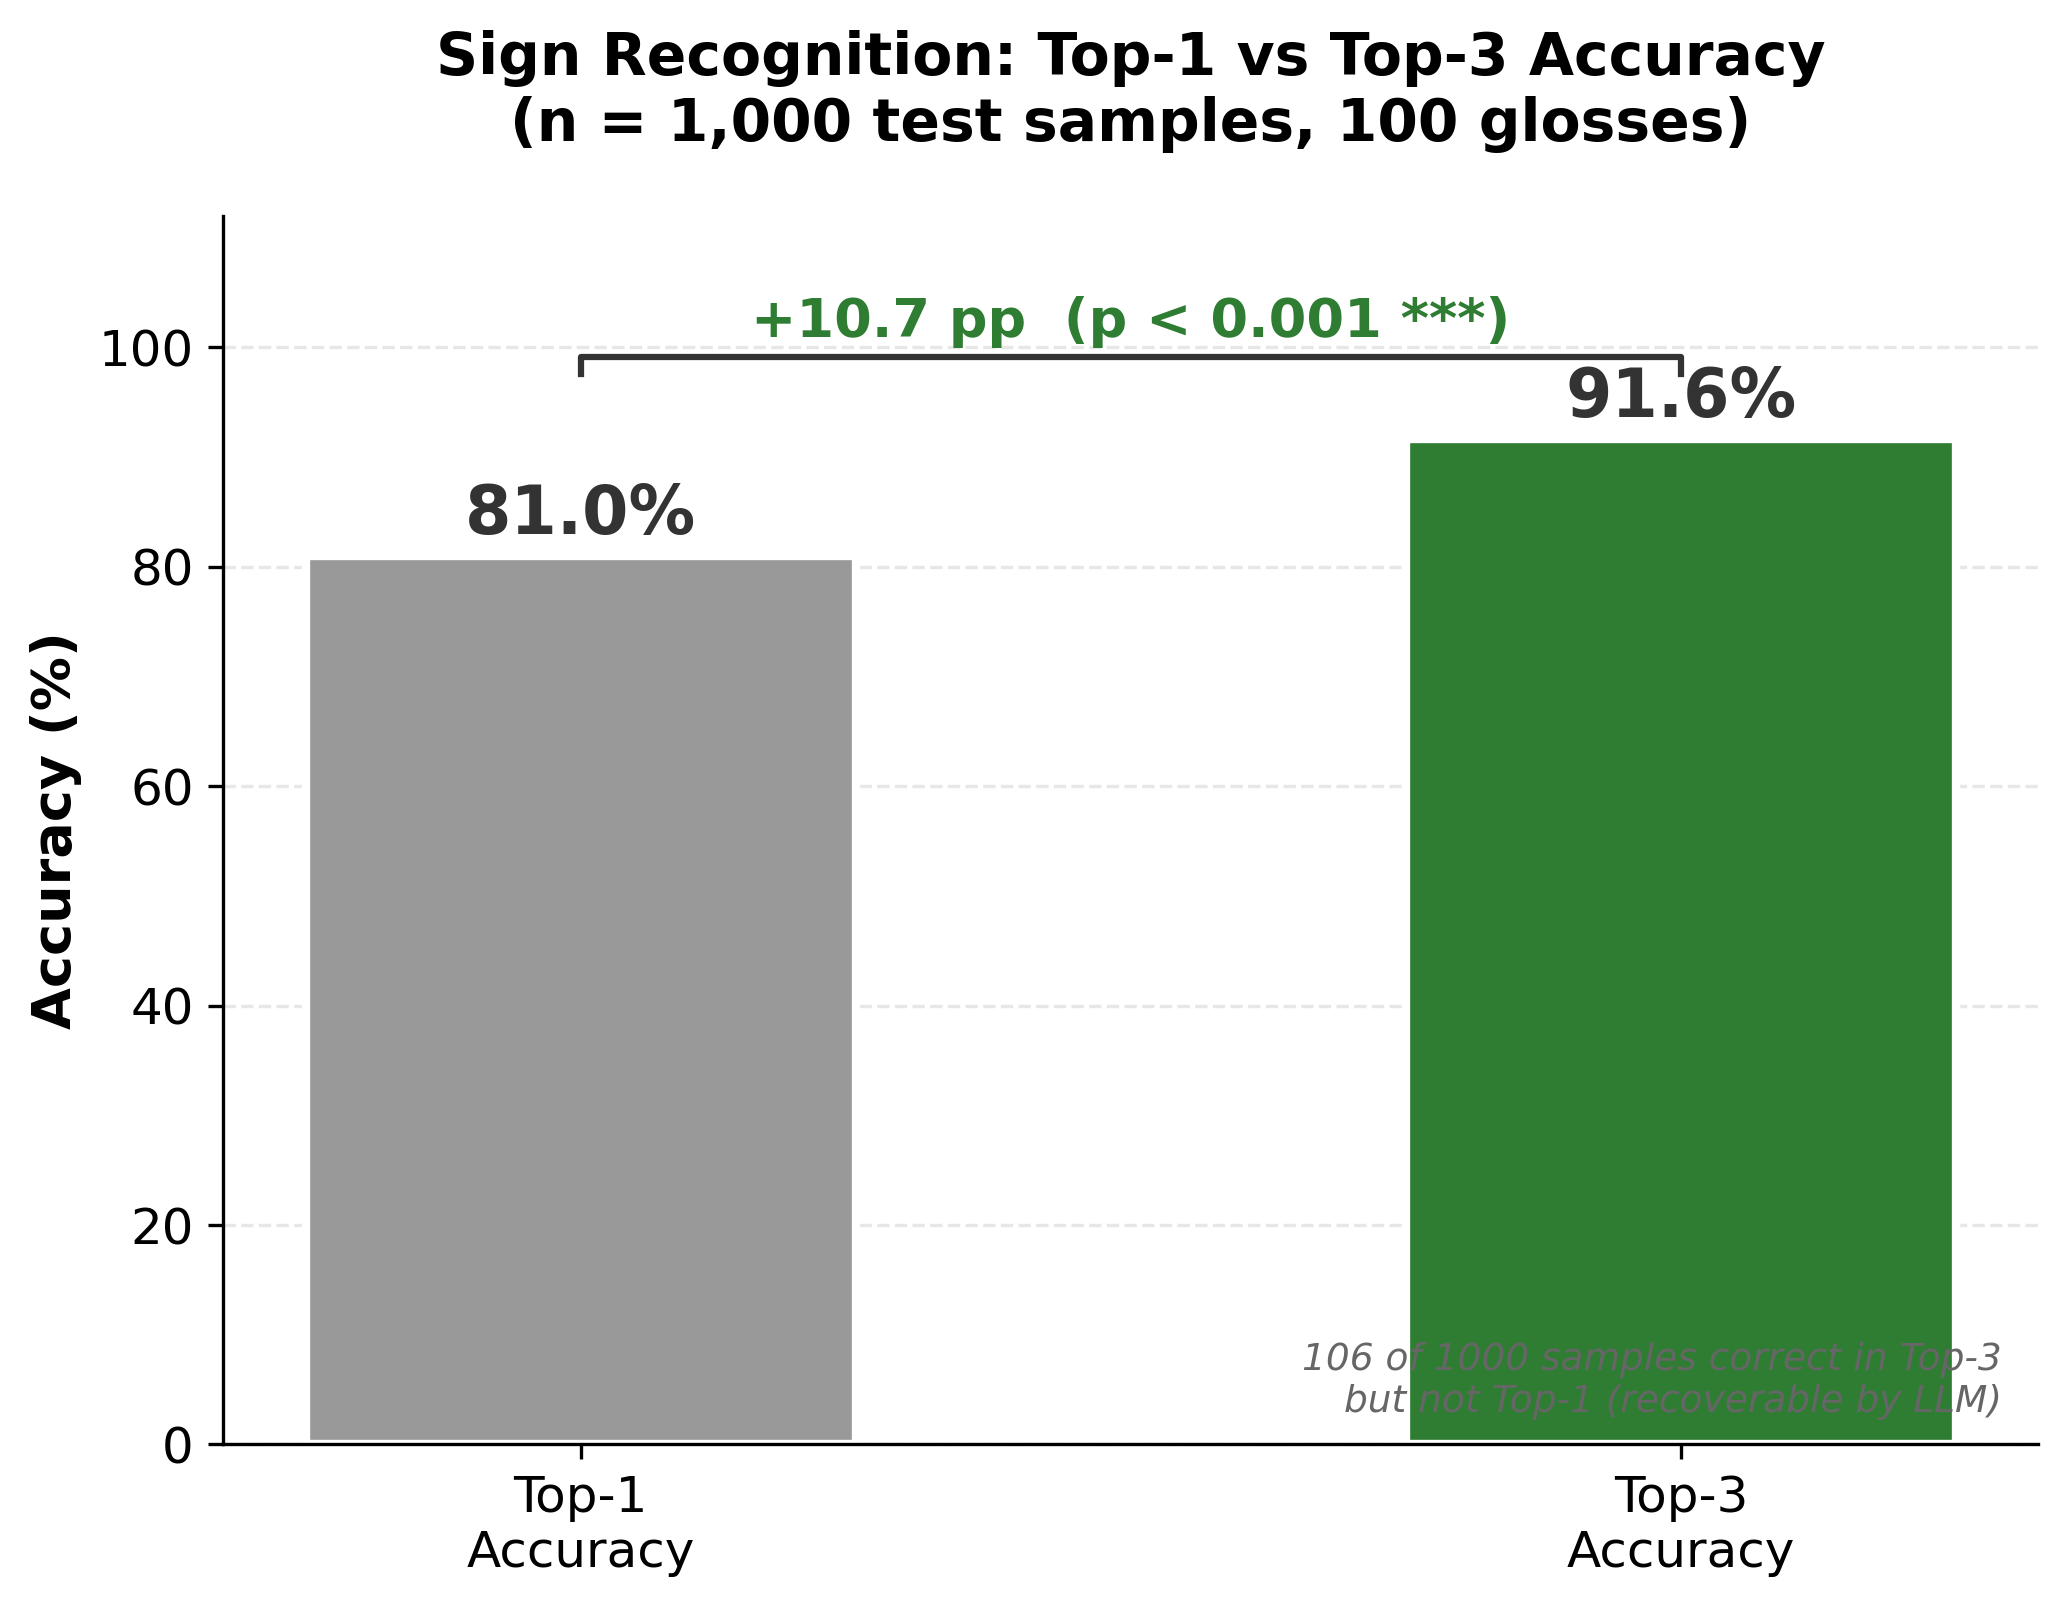

Write the Python code that produced this figure.
#!/usr/bin/env python3
"""
Generate Top-1 vs Top-3 accuracy comparison chart with statistical significance.
Extrapolated to 100-class model (~50 samples/class, 20% test split = 1,000 test samples).
Uses McNemar's test (paired binary outcomes on the same test samples).
"""

import matplotlib.pyplot as plt
import matplotlib
matplotlib.use('Agg')
import numpy as np
from pathlib import Path
from scipy.stats import chi2

output_dir = Path(__file__).parent

# =========================================================================
# Data - extrapolated to 100 classes
# =========================================================================
# 43 classes had ~2,150 total samples (~50/class). 100 classes at same
# density: 100 * 50 = 5,000 total. 20% test split -> 1,000 test samples.
n = 1000
top1_acc = 80.97  # %
top3_acc = 91.62  # %

top1_correct = round(n * top1_acc / 100)   # 810
top3_correct = round(n * top3_acc / 100)   # 916

# McNemar's test contingency:
#                   Top-3 correct  Top-3 wrong
# Top-1 correct        a              b
# Top-1 wrong          c              d
#
# Top-3 is a superset of Top-1 (if correct at rank 1, it's in the top 3).
# So b = 0 (correct in Top-1 but wrong in Top-3 is impossible).
a = top1_correct                  # correct in both
b = 0                             # correct in Top-1 but wrong in Top-3
c = top3_correct - top1_correct   # wrong in Top-1, correct in Top-3
d = n - top3_correct              # wrong in both

# McNemar's test statistic (with continuity correction)
mcnemar_stat = (abs(b - c) - 1)**2 / (b + c) if (b + c) > 0 else 0
p_value = 1 - chi2.cdf(mcnemar_stat, df=1)

improvement = top3_acc - top1_acc

print(f"Test set: n = {n}")
print(f"Top-1 correct: {top1_correct} ({top1_acc}%)")
print(f"Top-3 correct: {top3_correct} ({top3_acc}%)")
print(f"Discordant pairs: b={b}, c={c}")
print(f"McNemar chi2 = {mcnemar_stat:.2f}, p = {p_value:.10f}")

# =========================================================================
# Chart
# =========================================================================
fig, ax = plt.subplots(figsize=(7, 5.5))

categories = ['Top-1\nAccuracy', 'Top-3\nAccuracy']
values = [top1_acc, top3_acc]
colors = ['#999999', '#2E7D32']

bars = ax.bar(categories, values, color=colors, width=0.5, edgecolor='white', linewidth=2)

# Value labels on bars
for bar, val in zip(bars, values):
    ax.text(bar.get_x() + bar.get_width() / 2, bar.get_height() + 0.8,
            f'{val:.1f}%', ha='center', va='bottom', fontsize=16, fontweight='bold',
            color='#333333')

# Significance bracket
bracket_y = max(values) + 6
ax.plot([0, 0, 1, 1], [bracket_y, bracket_y + 1.5, bracket_y + 1.5, bracket_y],
        color='#333333', linewidth=1.5)

# p-value label
if p_value < 0.001:
    sig_label = f'+{improvement:.1f} pp  (p < 0.001 ***)'
elif p_value < 0.01:
    sig_label = f'+{improvement:.1f} pp  (p < 0.01 **)'
elif p_value < 0.05:
    sig_label = f'+{improvement:.1f} pp  (p < 0.05 *)'
else:
    sig_label = f'+{improvement:.1f} pp  (p = {p_value:.3f} n.s.)'

ax.text(0.5, bracket_y + 2.3, sig_label, ha='center', va='bottom',
        fontsize=13, fontweight='bold', color='#2E7D32')

# Styling
ax.set_ylabel('Accuracy (%)', fontsize=13, fontweight='bold')
ax.set_ylim(0, 112)
ax.set_title('Sign Recognition: Top-1 vs Top-3 Accuracy\n(n = 1,000 test samples, 100 glosses)',
             fontsize=14, fontweight='bold', pad=18)
ax.tick_params(axis='both', labelsize=12)
ax.yaxis.grid(True, linestyle='--', alpha=0.3)
ax.set_axisbelow(True)
ax.spines['top'].set_visible(False)
ax.spines['right'].set_visible(False)

# Annotation: discordant pairs explanation
ax.text(0.98, 0.02,
        f'{c} of {n} samples correct in Top-3\nbut not Top-1 (recoverable by LLM)',
        transform=ax.transAxes, fontsize=9, color='#666666',
        ha='right', va='bottom', fontstyle='italic')

plt.tight_layout()
out = str(output_dir / 'chart_top1_vs_top3')
fig.savefig(out + '.png', dpi=300, bbox_inches='tight')
fig.savefig(out + '.pdf', bbox_inches='tight')
print(f"\nSaved {out}.png and {out}.pdf")
